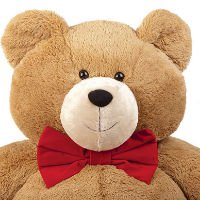
#> input picture teddy.jpg, 200 x 200 px
$ python lbp-demo-grayscale-invariant.py
#> lines starting #> are read from the running program, lines starting #| are printed output that depends on the picture
import cv2
import numpy as np
from skimage import feature

img = cv2.imread('teddy.jpg', 0)
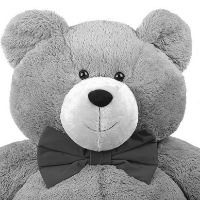
#> img: shape (200, 200); min 2, max 255, mean 164.4
img = cv2.addWeighted(img, .6, img, 0, 39)
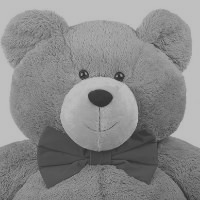
#> img: shape (200, 200); min 40, max 192, mean 137.6
lbp = feature.local_binary_pattern(img, 8, 1)

inc = 90

dark = np.where(img >= inc, img - inc, 0)
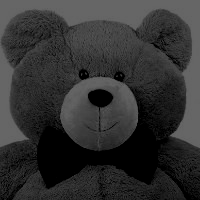
#> dark: shape (200, 200); min 0, max 102, mean 49.6
dark_lbp = feature.local_binary_pattern(dark, 8, 1)
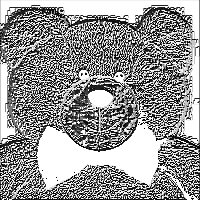
#> dark_lbp: shape (200, 200) float64; min 0, max 255, mean 150.3

bright = np.where(img <= 255 - inc, img + inc, 255)
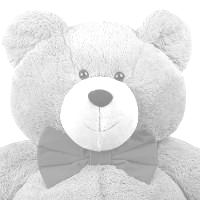
#> bright: shape (200, 200); min 130, max 255, mean 222.6
bright_lbp = feature.local_binary_pattern(bright, 8, 1)
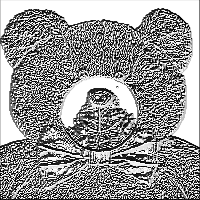
#> bright_lbp: shape (200, 200) float64; min 0, max 255, mean 149.6

print(np.min(img))
#| 40
print(np.max(img))
#| 192
print(np.min(dark))
#| 0
print(np.max(dark))
#| 102
print(np.min(bright))
#| 130
print(np.max(bright))
#| 255

stack = np.hstack((
    np.vstack((img, lbp.astype(np.uint8))),
    np.vstack((dark, dark_lbp.astype(np.uint8))),
    np.vstack((bright, bright_lbp.astype(np.uint8)))
))
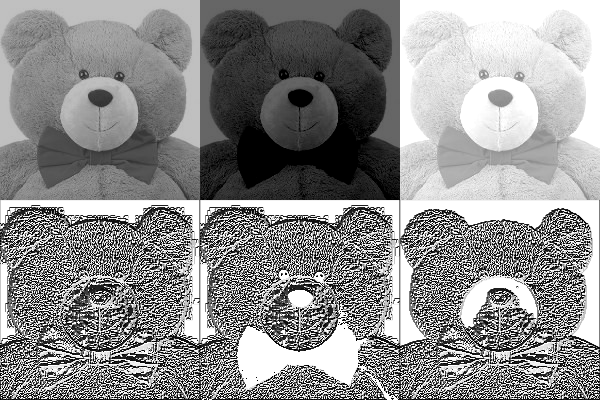
#> stack: shape (400, 600); min 0, max 255, mean 141

cv2.imshow('LBP', stack)
cv2.imwrite('teddy-demo.jpg', stack)
cv2.waitKey(0)
cv2.destroyAllWindows()

$ run again, with diva.jpg copied over teddy.jpg
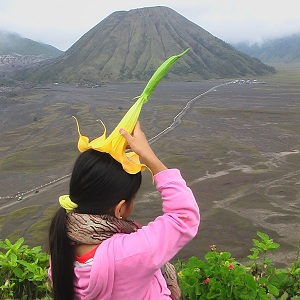
#> input picture diva.jpg, 300 x 300 px
#> `bright_lbp = feature.local_binary_pattern(bright, 8, 1)`:
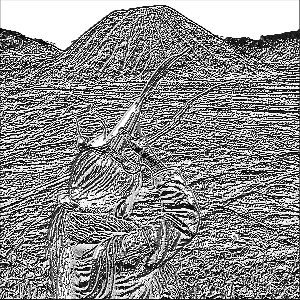
#> bright_lbp: shape (300, 300) float64; min 0, max 255, mean 139.6
#| 39
#| 192
#| 0
#| 102
#| 129
#| 255
#> `stack = np.hstack(( np.vstack((img, lbp.astype(np.uint8))), np.vstack(..`:
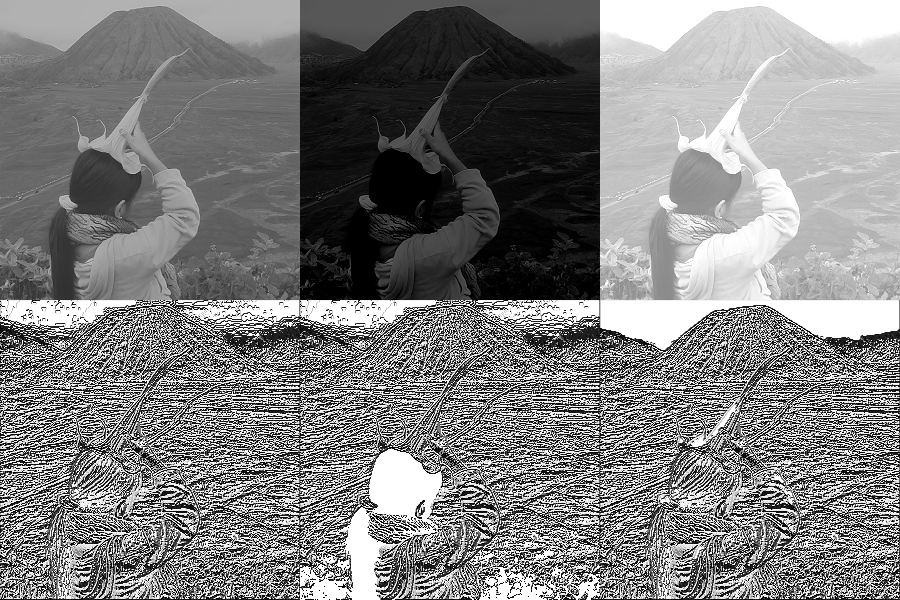
#> stack: shape (600, 900); min 0, max 255, mean 127.5

$ run again, with face.jpg copied over teddy.jpg
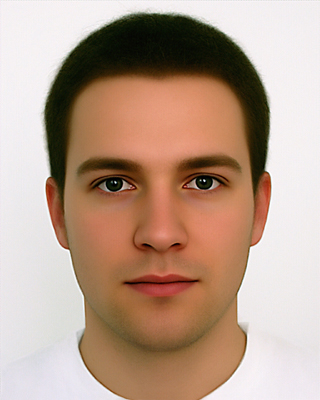
#> input picture face.jpg, 320 x 400 px
#> `bright_lbp = feature.local_binary_pattern(bright, 8, 1)`:
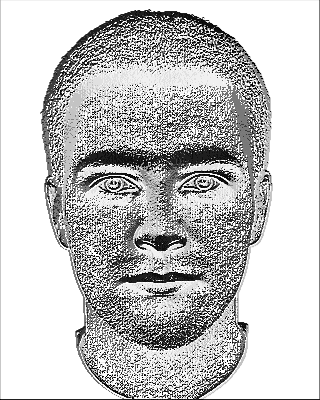
#> bright_lbp: shape (400, 320) float64; min 0, max 255, mean 196.1
#| 39
#| 192
#| 0
#| 102
#| 129
#| 255
#> `stack = np.hstack(( np.vstack((img, lbp.astype(np.uint8))), np.vstack(..`:
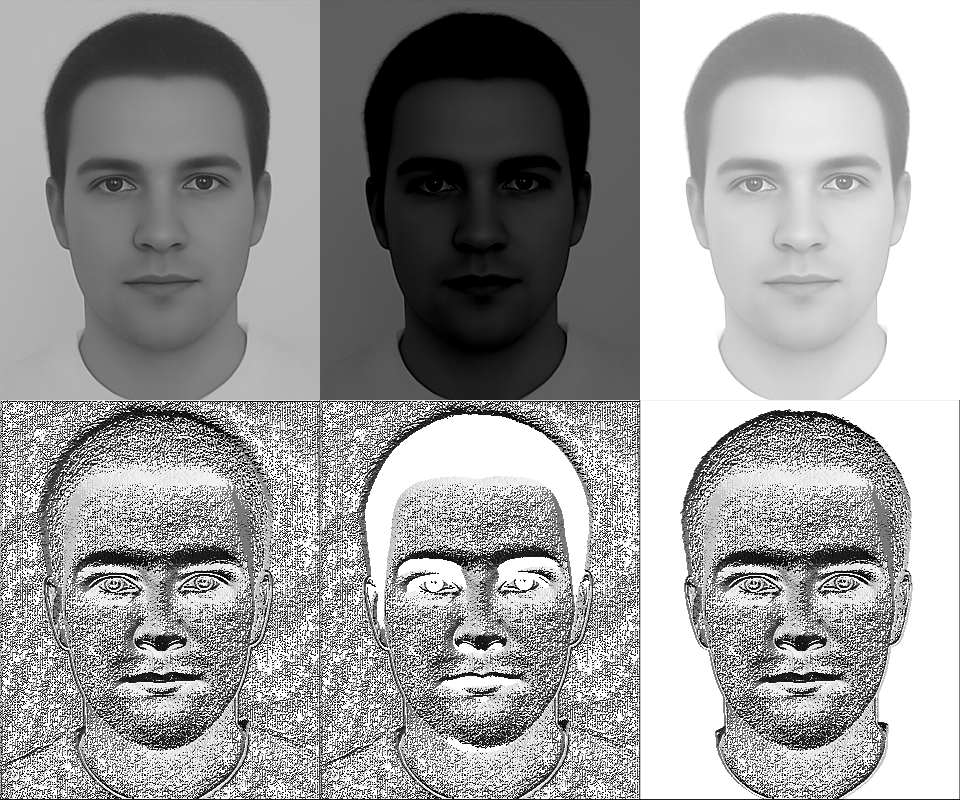
#> stack: shape (800, 960); min 0, max 255, mean 156.1

$ run again, with lbp-textures.jpg copied over teddy.jpg
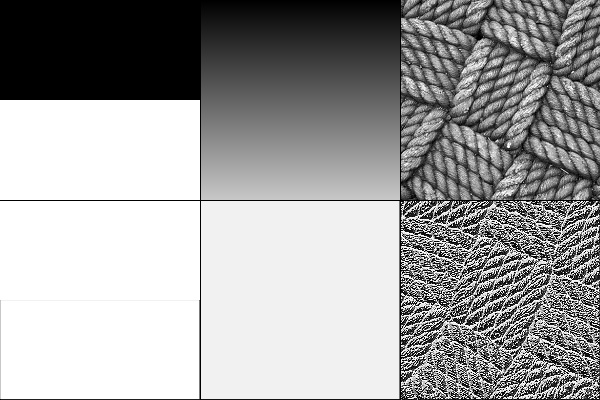
#> input picture lbp-textures.jpg, 600 x 400 px
#> img is the input picture: shape (400, 600); min 0, max 255, mean 159.2
#| 39
#| 192
#| 0
#| 102
#| 129
#| 255
#> `stack = np.hstack(( np.vstack((img, lbp.astype(np.uint8))), np.vstack(..`:
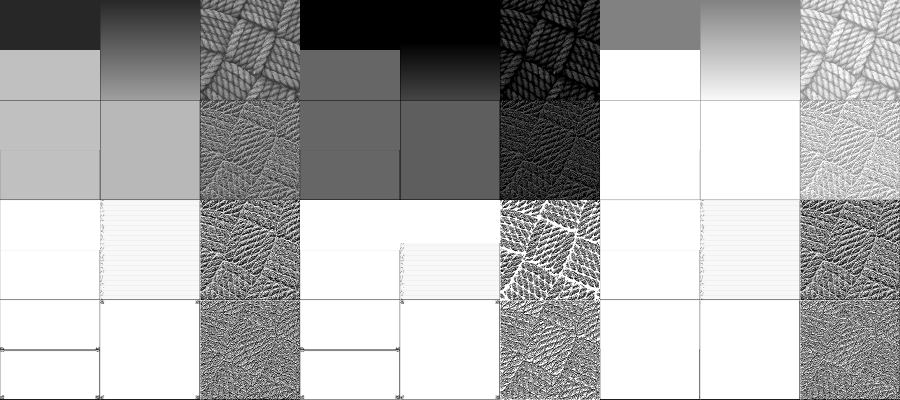
#> stack: shape (800, 1800) (shown at 1/2 size); min 0, max 255, mean 173
